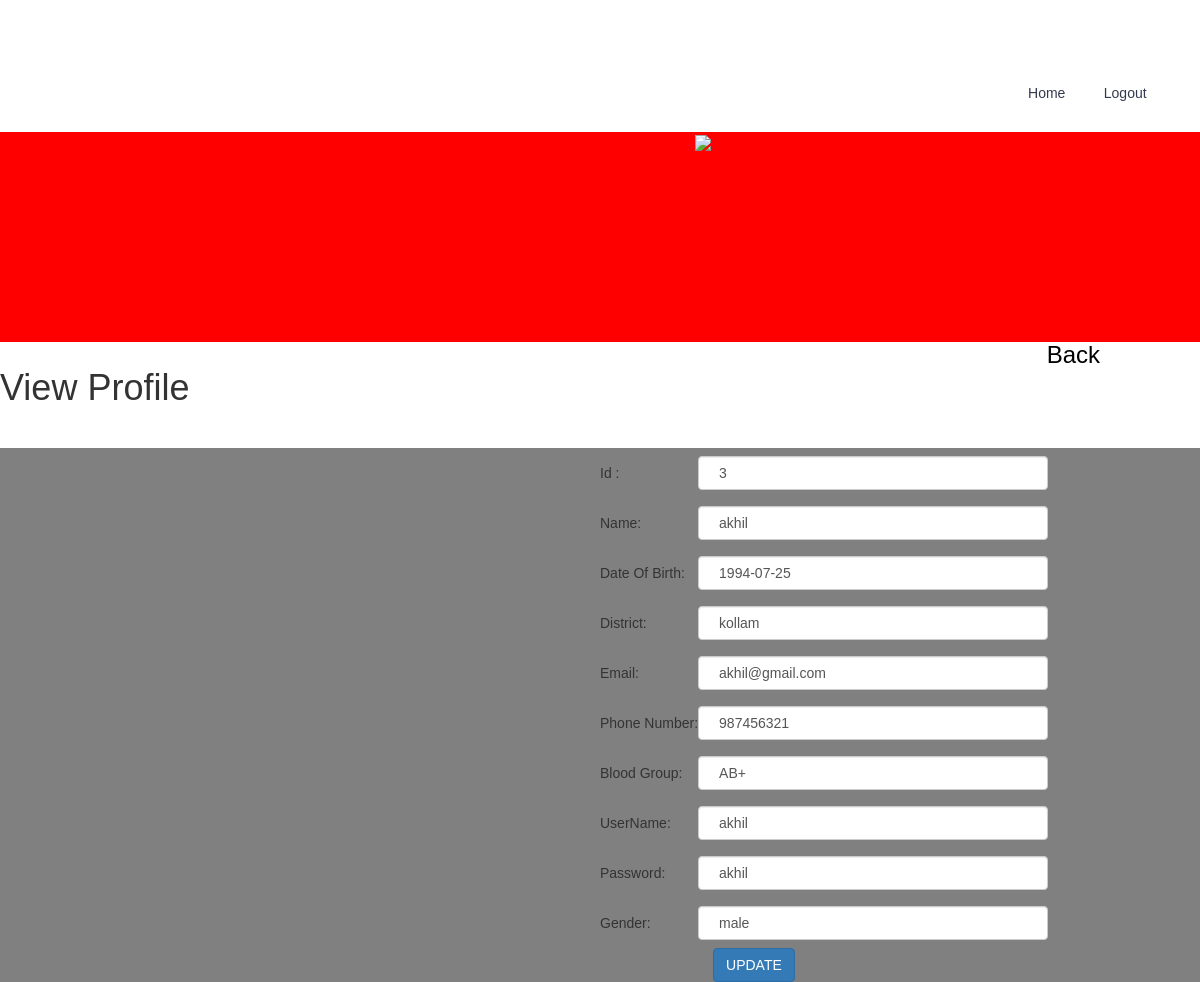
The app's page /updateprofile.php?id=3 with its own data.
### tables this page shows
CREATE TABLE `donor` (
  `bid` int(11) NOT NULL,
  `name` varchar(25) NOT NULL,
  `dob` date NOT NULL,
  `district` varchar(25) NOT NULL,
  `email` varchar(25) NOT NULL,
  `phoneno` varchar(11) NOT NULL,
  `bgroup` varchar(25) NOT NULL,
  `username` varchar(25) NOT NULL,
  `password` varchar(25) NOT NULL,
  `gender` varchar(25) NOT NULL,
  `request` varchar(25) NOT NULL DEFAULT 'pending'
);

### updateprofile.php (the view, shortened to what this page needs)
<!DOCTYPE html>
<html>
<head>
<link href="css2/bootstrap.css" type="text/css" rel="stylesheet" media="all">
<link href="css4/style.css" type="text/css" rel="stylesheet" media="all">
<link href="css2/style.css" type="text/css" rel="stylesheet" media="all">
<link rel="stylesheet" type="text/css" href="css/component.css" />
    <link href='//fonts2.googleapis.com/css?family=Pacifico' rel='stylesheet' type='text/css'>
<link href='//fonts2.googleapis.com/css?family=Poppins:400,500,600' rel='stylesheet' type='text/css'>
</head>
<body>
        <div class="header-top w3l">
          <div class="container">
            <div class="main-nav">
                <div class="top-menu"><br><br>
                             <ul class="nav navbar-nav">
                                <li class="active"><a href="donor.html">Home</a></li>
                                <li><a href="index.php">Logout</a></li>
                            </ul>
                </div>
             </div>
        <div class="clearfix"></div>
    </div>
    </div>
    <div class="about" id="about">
           <div class="container">
                    <div class="col-md-7 ab-right">
                    </div>
                    <div class="col-md-5 ab-left">
                             <img src="images/g5.jpg"/>
                        </div>
            <div class="clearfix"> </div>
        </div>
    </div>
        <a href="#home" id="toTop" class="scroll" style="display: block;"> <span id="toTopHover" style="opacity: 1;"> </span></a>
<div id="back" align="right">
    <a href="donor.html"><H3><font color="black">Back</font></H3></a>
</div>
<h1><marquee direction="left">View Profile</marquee></h1><br>
     <br>
                <form action="update.php" method="POST" style="background-color:grey">
                    <table align="left" style="background-color:grey">
                        <?php
                        include 'connect.php';
                        $id=$_GET['id'];
                        $sql="SELECT * FROM donor WHERE bid=$id";
                        $result=mysqli_query($con,$sql);
                        $rows=mysqli_fetch_array($result);
                        ?>
                        <div class="col-sm-2 col-sm-offset-4">
                            <div class="inputContainer">
                       <tr>
                        <td>Id :</td>
                        <td>
                            <input name="id" style="width:350px;"  class="form-control" type="text" value="<?php echo $rows['bid']; ?>"></br>
                        </td></tr>
                         <tr>
                        <td>Name:</td>
                        <td>
                            <input name="name" style="width:350px;"  class="form-control" type="text" value="<?php echo $rows['name']; ?>"></br>
                        </td></tr>
                        <tr>
                        <td>Date Of Birth:</td>
                        <td>
                            <input name="dob" style="width:350px;"  class="form-control" type="text" value="<?php echo $rows['dob']; ?>"></br>
                        </td></tr>
                        <tr>
                        <td>District:</td>
                        <td>
                            <input name="district" style="width:350px;" type="text" class="form-control" value="<?php echo $rows['district']; ?>"></br>
                        </td>
                            </tr>
                            <tr>
                        <td>Email:</td>
                        <td>
                            <input name="email" style="width:350px;"  class="form-control" type="text" value="<?php echo $rows['email']; ?>"></br>
                        </td></tr>
                        <tr>
                        <td>Phone Number:</td>
                        <td>
                            <input name="phonenum" style="width:350px;"  class="form-control" type="text" value="<?php echo $rows['phoneno']; ?>"></br>
                        </td></tr>
                        <tr>
                            <tr>
                        <td>Blood Group:</td>
                        <td>
                            <input name="bloodgroup" style="width:350px;"  class="form-control" type="text" value="<?php echo $rows['bgroup']; ?>"></br>
                        </td></tr>
                      <tr>
                        <td> UserName:</td>
                        <td>
                            <input name="username" style="width:350px;" type="text" class="form-control" value="<?php echo $rows['username']; ?>"><br>
                        </td>
                    </tr>
                    <tr>
                        <td>Password:</td>
                        <td>
                            <input name="password" style="width:350px;" type="text" class="form-control" value="<?php echo $rows['password']; ?>"><br>
                        </td></tr>
                    <tr>
                        <td> Gender:</td>
                        <td>
                            <input name="gender" style="width:350px;" type="text" class="form-control" value="<?php echo $rows['gender']; ?>"><br>
                        </td>
                    </tr>
<td></td>
                            <td>
 <div class="col-lg-2 text-right">
        <button class="btn btn-primary" type="submit" name="Update" onclick="return Validate()">UPDATE</button>
                                        </div>
                                                           </table>
</body>
</html>

### css4/style.css (style rules this page uses)
body { background: #448ed3 ; font-family: "Lato" ; }
input[type=text] { width: 50%; padding: 12px 20px; margin: 8px 0; display: inline-block; border: 1px solid #ccc; border-radius: 4px; box-sizing: border-box; }

### css2/style.css (style rules this page uses)
body { padding:0; margin:0; background:#FFF; font-family: 'Poppins', sans-serif; }
body a { transition:0.5s all; -webkit-transition:0.5s all; -moz-transition:0.5s all; -o-transition:0.5s all; -ms-transition:0.5s all; }
h1,h2,h3,h4,h5,h6 { margin:0; padding:0; }
ul { margin:0; padding:0; }
button { transition:0.5s all; -webkit-transition:0.5s all; -moz-transition:0.5s all; -o-transition:0.5s all; -ms-transition:0.5s all; }
html * { -webkit-font-smoothing: antialiased; -moz-osx-font-smoothing: grayscale; }
ol, ul { list-style: none; }
.main-nav { margin-top: 1em; }
.header-top { padding: 1em 0; }
.navbar-nav { float: right; }
.navbar-nav > li { float: left; margin-right:0.6em; }
.nav > li > a { position: relative; display: block; padding: 15px 15px; color: #343a4e; }
.ab-left { padding-left: 0; }
.ab-right { text-align: left; padding: 15em 3em 0 3em; }
.ab-left img { width: 100%; }
#about { background: #FF0000; }
input, textarea { padding: 1em 1em; border: 0; width: 100%; font-size: 1.2em; border-bottom: 1px solid #ccc; color: #777; background: none; }
#toTop { display: none; text-decoration: none; position: fixed; bottom: 10px; right: 10px; overflow: hidden; width: 35px; height: 35px; border: none; text-indent: 100%; background: url(../images/move-top.png) no-repeat 0px 0px; }

### updateprofile.php (style rules this page uses)
#back { padding-right: 100px; }

### records on screen
donor: id "3", name "akhil", dob "1994-07-25", district "kollam", email "akhil@gmail.com", phonenum "987456321", bloodgroup "AB+", username "akhil", password "akhil", gender "male"
